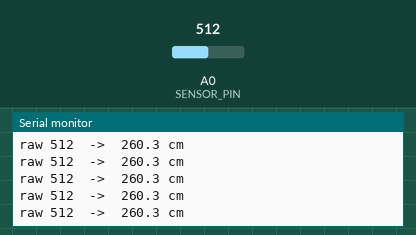
Recording of a sketch running on a simulated Arduino Uno R4 Minima. Shown: the last lines printed to the serial monitor. Inputs (shaded band) come from the test bench; at power-on: A0 (SENSOR_PIN) = 512 (analog values on the 0–1023 scale).

Above: at 1.2 s.
1.3 s: A0 (SENSOR_PIN) set to 530
At 1.48 s:
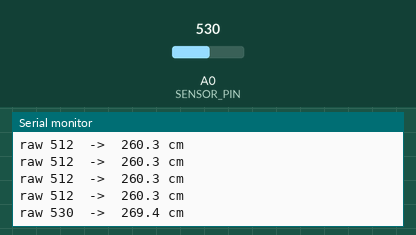
2.8 s: A0 (SENSOR_PIN) set to 511
At 3.0 s:
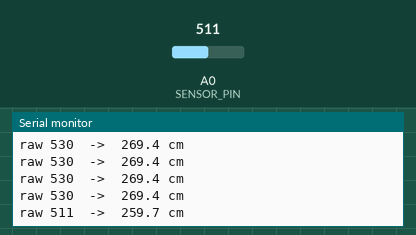
Timing chart, 0 to 5.8 s (numbered marks = the images above; inputs shaded):
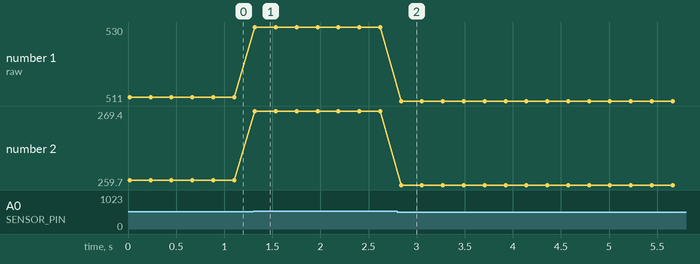

The sketch:

ultrasonic_test.ino
```cpp
const int SENSOR_PIN = A0;
const float MAX_RANGE_CM = 520.0;
const int ADC_MAX = 1023;  // 10-bit ADC

void setup() {
  Serial.begin(115200);
  analogReadResolution(10);  // the R4 defaults to 10 bits
}

void loop() {
  // average a few samples to smooth the analog noise
  long sum = 0;
  for (int i = 0; i < 8; i++) {
    sum += analogRead(SENSOR_PIN);
    delay(2);
  }
  float raw = sum / 8.0;
  float cm = raw * MAX_RANGE_CM / ADC_MAX;

  Serial.print("raw ");
  Serial.print(raw, 0);
  Serial.print("  ->  ");
  Serial.print(cm, 1);
  Serial.println(" cm");
  delay(200);
}
```

Measured:
- after the input at 1.3 s, the serial monitor: prints a new line at once (image 1)
- after the input at 2.8 s, the serial monitor: prints a new line at once (image 2)
- plotted number 1: 512 → 530 after the input at 1.3 s, 530 → 511 after the input at 2.8 s
- plotted number 2: 260.3 → 269.4 after the input at 1.3 s, 269.4 → 259.7 after the input at 2.8 s
